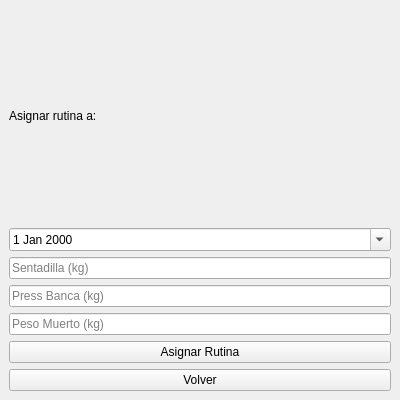
<?xml version="1.0" encoding="UTF-8"?>
<ui version="4.0">
 <class>VistaAsignarRutina</class>
 <widget class="QMainWindow" name="VistaAsignarRutina">
  <property name="geometry">
   <rect><x>0</x><y>0</y><width>400</width><height>400</height></rect>
  </property>
  <widget class="QWidget" name="centralwidget">
   <layout class="QVBoxLayout" name="verticalLayout">
    <item>
     <widget class="QLabel" name="lbl_nombre">
      <property name="text"><string>Asignar rutina a:</string></property>
     </widget>
    </item>
    <item>
     <widget class="QDateEdit" name="fecha">
      <property name="calendarPopup"><bool>true</bool></property>
     </widget>
    </item>
    <item>
     <widget class="QLineEdit" name="sentadilla">
      <property name="placeholderText"><string>Sentadilla (kg)</string></property>
     </widget>
    </item>
    <item>
     <widget class="QLineEdit" name="banca">
      <property name="placeholderText"><string>Press Banca (kg)</string></property>
     </widget>
    </item>
    <item>
     <widget class="QLineEdit" name="peso_muerto">
      <property name="placeholderText"><string>Peso Muerto (kg)</string></property>
     </widget>
    </item>
    <item>
     <widget class="QPushButton" name="btn_guardar">
      <property name="text"><string>Asignar Rutina</string></property>
     </widget>
    </item>
    <item>
     <widget class="QPushButton" name="btn_volver">
      <property name="text"><string>Volver</string></property>
     </widget>
    </item>
   </layout>
  </widget>
 </widget>
 <resources/>
 <connections/>
</ui>
